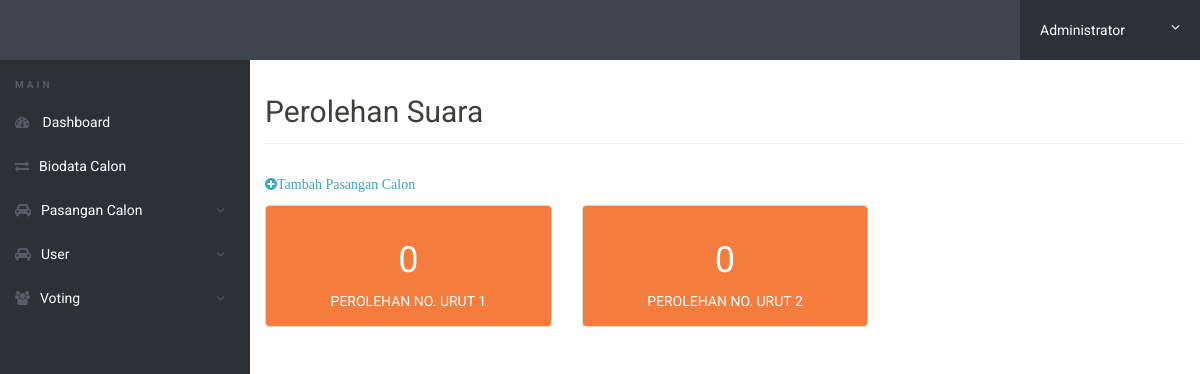
Page /voting.php on the committed database.
### tables this page shows
CREATE TABLE `vote` (
  `id_vote` int(11) NOT NULL,
  `no_urut` int(11) NOT NULL,
  `jumlah_vote` int(11) NOT NULL
);

### voting.php (the view, shortened to what this page needs)
<?php
include('includes/config.php');
	?>
<!doctype html>
<html lang="en" class="no-js">
<head>
	<link rel="stylesheet" href="css/font-awesome.min.css">
	<link rel="stylesheet" href="css/bootstrap.min.css">
	<link rel="stylesheet" href="css/dataTables.bootstrap.min.css">
	<link rel="stylesheet" href="css/bootstrap-social.css">
	<link rel="stylesheet" href="css/bootstrap-select.css">
	<link rel="stylesheet" href="css/fileinput.min.css">
	<link rel="stylesheet" href="css/awesome-bootstrap-checkbox.css">
	<link rel="stylesheet" href="css/style.css">
</head>
<body>
<?php include('includes/header.php');?>
	<div class="ts-main-content">
<?php include('includes/leftbar.php');?>
		<div class="content-wrapper">
			<div class="container-fluid">
				<div class="row">
                <div class="col-md-12">
						<h2 class="page-title">Perolehan Suara</h2>
						<div class="row">
						<div class="panel-heading">
							<a href="#myModal" data-toggle="modal" data-load-code="1" data-remote-target="#myModal .modal-body"><span class="fa fa-plus-circle">Tambah Pasangan Calon</span></a>&nbsp;&nbsp;&nbsp;
						</div>
							<div class="col-md-12">
								<div class="row">
                                <?php
									$sql = "SELECT * FROM vote";
                                    $query = mysqli_query($koneksidb,$sql);
                                    while ($result = mysqli_fetch_array($query)){
								?>
									<div class="col-md-4">
										<div class="panel panel-default">
											<div class="panel-body bk-warning text-light">
												<div class="stat-panel text-center">
													<div class="stat-panel-number h1 "><?php echo htmlentities($result['jumlah_vote']);?></div>
													<div class="stat-panel-title text-uppercase">Perolehan No. Urut <?php echo htmlentities($result['no_urut']);?></div>
												</div>
											</div>
										</div>
									</div>
									<?php } ?>
                                </div>
                            </div>
                        </div>
                    </div>
                </div>
            </div>
		</div>
	</div>
</body>
</html>

### includes/header.php (shortened to what this page needs)
<div class="brand clearfix">
		<ul class="ts-profile-nav">
			<li class="ts-account">
				<a href="#">Administrator<i class="fa fa-angle-down hidden-side"></i></a>
			</li>
		</ul>
	</div>

### includes/leftbar.php (shortened to what this page needs)
<nav class="ts-sidebar">
		<ul class="ts-sidebar-menu">
			<li class="ts-label">Main</li>
			<li><a href="index.php"><i class="fa fa-dashboard"></i> Dashboard</a></li>
			<li><a href="biodatacalon.php"><i class="fa fa-exchange"></i>Biodata Calon</a></li>
			<li><a href="#"><i class="fa fa-car"></i>Pasangan Calon</a>
			</li>
			<li><a href="#"><i class="fa fa-car"></i>User</a>
			</li>
			<li><a href="voting.php"><i class="fa fa-users"></i>Voting</a>
			</li>
		</ul>
</nav>

### css/style.css (style rules this page uses)
html { font-size: 14px; }
@media only screen and (min-width: 480px) { html { font-size: 17px; } }
@media only screen and (min-width: 768px) { html { font-size: 14px; } }
body { font-size: 1em; }
a { color: #37a6c4; }
.bk-warning { background: #f47c3c; }
.panel { overflow: hidden; }
.text-white, .text-light { color: #fff !important; }
ul, li { margin: 0; padding: 0; list-style: none; }
.page-title { padding-bottom: 15px; margin-bottom: 20px; border-bottom: 1px solid #f0f0f0; }
.brand { background: #3e454c; position: relative; z-index: 3; position: fixed; width: 100%; top: 0; }
.brand .ts-profile-nav { float: right; display: none; }
.brand .ts-profile-nav li { float: left; position: relative; }
.brand .ts-profile-nav li a { display: block; padding: 20px; color: #fff; }
.brand .ts-profile-nav .ts-account .fa-angle-down { float: right; }
.brand .ts-profile-nav .ts-account > a { width: 180px; background: #2c3136; }
@media only screen and (min-width: 992px) { .brand .ts-profile-nav { display: block; } }
.ts-sidebar { background: #2c3136; max-height: 0; transition: max-height 0.3s; overflow: hidden; position: fixed; z-index: 2; width: 100%; bottom: 0; top: 60px; overflow-y: auto; }
@media only screen and (min-width: 992px) { .ts-sidebar { max-height: 100%; bottom: 0; } }
.ts-sidebar-menu .ts-label { color: #585c64; font-weight: bold; padding: 8px 15px; text-transform: uppercase; font-size: 10px; letter-spacing: 3px; margin-top: 10px; }
.ts-sidebar-menu a { display: block; text-decoration: none; padding: 12px 15px; color: #fff; }
.ts-sidebar-menu li { position: relative; }
.ts-sidebar-menu li i { color: #585c64; margin-right: 10px; }
.ts-main-content .content-wrapper { padding-top: 15px; margin-top: 60px; }
@media only screen and (min-width: 992px) { .ts-main-content .ts-sidebar { width: 250px; float: left; } }
@media only screen and (min-width: 992px) { .ts-main-content .content-wrapper { margin-left: 250px; } }

### rows in the picture
vote: jumlah_vote "0", no_urut "1"
vote: jumlah_vote "0", no_urut "2"
